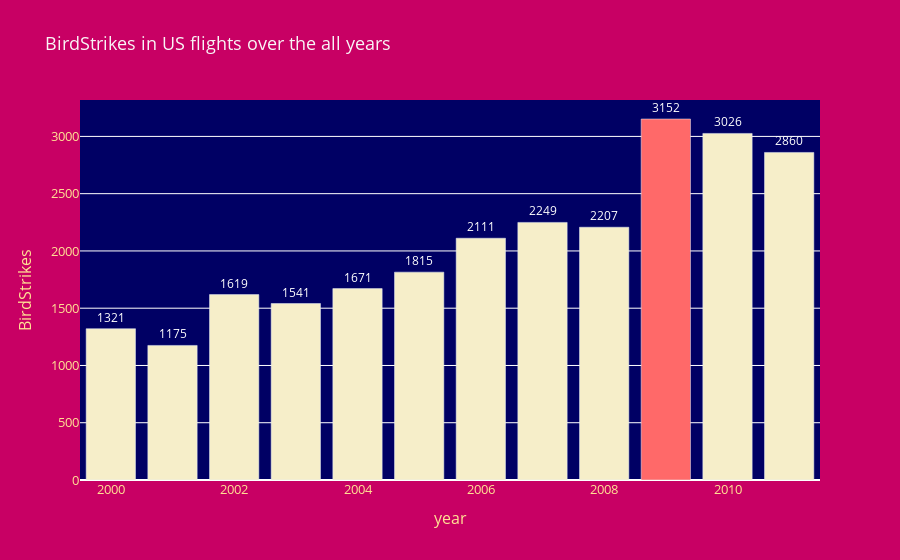

Source (notebook cell):
### Code cell
# use Year_dict keys and values in dict. year_wise
year_wise = {'year':Year_dict.keys(),'BirdStrikes':Year_dict.values()}

# Chnge The color of marker on threshold 
colors = ChangeColors(list(Year_dict.values()),1000)

# Create bar chart
fig = px.bar(year_wise,x='year',y='BirdStrikes',height = 500,title = 'BirdStrikes in US flights over the all years',text='BirdStrikes')

# Update text
fig.update_traces(textfont_size=12, textangle = 0, textposition='outside',cliponaxis=False,textfont=dict(color='white'),marker_color=colors)

# Update layout
fig.update_layout(paper_bgcolor = 'rgba(200, 0, 100, 222)',title_font_color="#F9F5F6",plot_bgcolor = 'rgba(0, 0, 100, 222)',legend_title_font_color='rgba(200, 200, 50, 222)',font_color='#FFE194',hoverlabel_grouptitlefont_color='#5755FE'
                  ,font_size=13)
# Show Chart
fig.show()

### Figure 1 — Plotly figure (JSON) as saved in the notebook; plotly's stock layout.template omitted (floating-point values rounded to 4 significant figures)
{"data": [{"alignmentgroup": "True", "cliponaxis": false, "hovertemplate": "year=%{x}<br>BirdStrikes=%{text}<extra></extra>", "legendgroup": "", "marker": {"color": ["#FF6969", "#F6EEC9", "#F6EEC9", "#F6EEC9", "#F6EEC9", "#F6EEC9", "#F6EEC9", "#F6EEC9", "#F6EEC9", "#F6EEC9", "#F6EEC9", "#F6EEC9"], "pattern": {"shape": ""}}, "name": "", "offsetgroup": "", "orientation": "v", "showlegend": false, "text": [3152, 3026, 2860, 2249, 2207, 2111, 1815, 1671, 1619, 1541, 1321, 1175], "textangle": 0, "textfont": {"color": "white", "size": 12}, "textposition": "outside", "type": "bar", "x": [2009, 2010, 2011, 2007, 2008, 2006, 2005, 2004, 2002, 2003, 2000, 2001], "xaxis": "x", "y": [3152, 3026, 2860, 2249, 2207, 2111, 1815, 1671, 1619, 1541, 1321, 1175], "yaxis": "y"}], "layout": {"autosize": true, "barmode": "relative", "font": {"color": "#FFE194", "size": 13}, "hoverlabel": {"grouptitlefont": {"color": "#5755FE"}}, "legend": {"title": {"font": {"color": "rgba(200, 200, 50, 222)"}}, "tracegroupgap": 0}, "paper_bgcolor": "rgba(200, 0, 100, 222)", "plot_bgcolor": "rgba(0, 0, 100, 222)", "title": {"font": {"color": "#F9F5F6"}, "text": "BirdStrikes in US flights over the all years"}, "xaxis": {"anchor": "y", "autorange": true, "domain": [0, 1], "range": [2000.0, 2012.0], "title": {"text": "year"}, "type": "linear"}, "yaxis": {"anchor": "x", "autorange": true, "domain": [0, 1], "range": [0, 3318.0], "title": {"text": "BirdStrikes"}, "type": "linear"}}}
